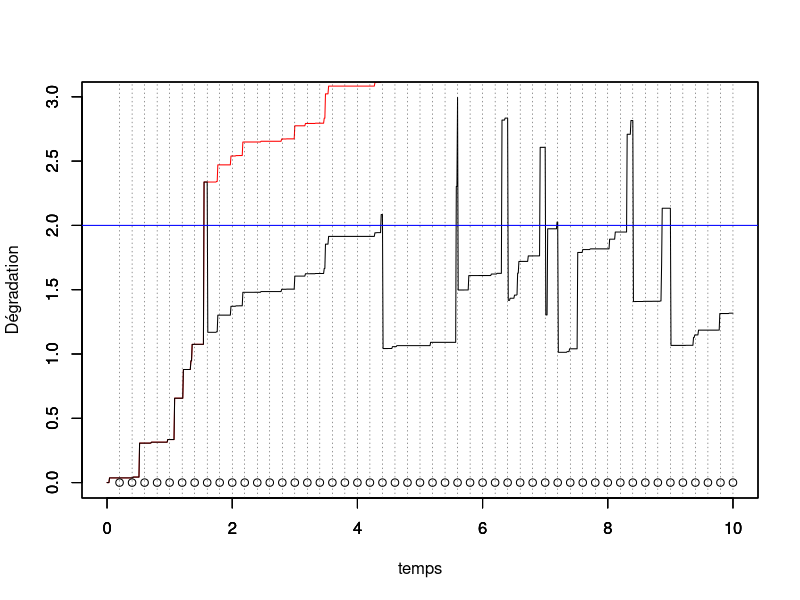
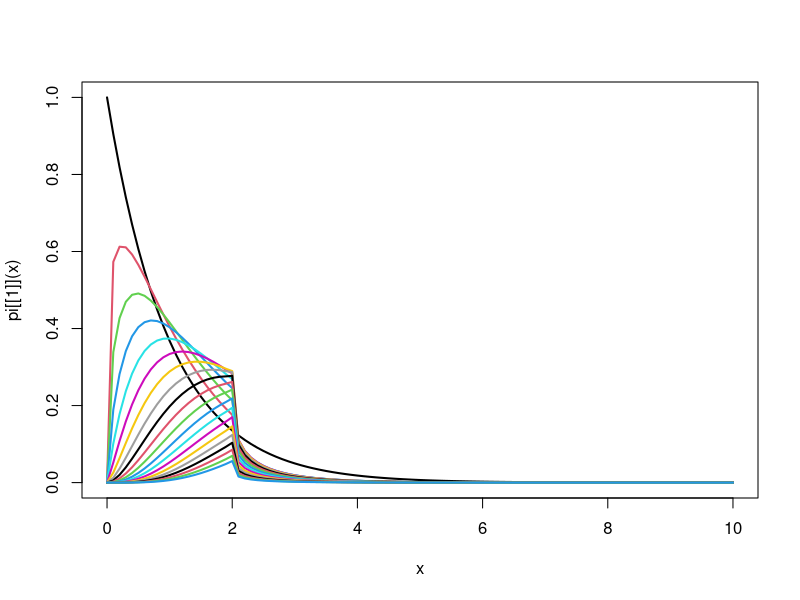

Reproduce these figures in R, in order.
#### Programme de simulation lorsqu'on observe uniquement la dégradation juste avant l'inspection


rm(list=ls())
library(ggplot2)
library(tidyverse)
tau = 0.2 # intervalle inter-inspection
rho = 0.5 # parametre ARDinf
L=2 # seuil pour MP
M=4 # seuil pout MC
tps.final <-10 # fenêtre d'observation du processus

id.newcycle <- FALSE # Initialisation du nb de cycle de renouvellement

set.seed(123)
# Simulation d'un processus gamma jusqu'au temps final
pas = 0.01 # pas de temps pour simuler le processus

alpha = 1.2 # paramètre de forme de Gamma a = alpha (t)^beta
beta = 1 # paramètre de forme  de Gamma
b=1   # paramètre d'échelle du Gamma
temps = seq(from = 0,to = tps.final,by = pas)

n=length(temps)

nb.inspections<- floor(tps.final/tau) # nombre d'inspections max pendant la fenêtre d'observation.

obs<-numeric(nb.inspections) # données observées (pendant les inspections, à t_j^-)

j<-1 # indicateur prochaine inspection
j.newcycle <- 0 # identifier le j où nouveau cycle
nb.cycles <- 1 # compteur de cycles

x=matrix(nrow=nb.inspections,ncol = n) # processus Gamma simulé, nb.lignes = nb.cycles
x[nb.cycles,1] = 0     # initialisation du processus Gamma = 0 à t=0
for(i in 2:n){
  x[nb.cycles,i] = x[nb.cycles,i-1] + rgamma(1,scale = b, shape = alpha*(temps[i]^beta-temps[i-1]^beta))
}
y=numeric(n) # processus Gamma maintenu
y.tilde=numeric(n) # processus Gamma maintenu

y[1]<-0
y.tilde[1]<-0

while (j<=nb.inspections) {
  # boucle sur un cycle de renouvellement
  if (id.newcycle){
    # on resimule un x depuis 0
    x[nb.cycles,1] = 0     # initialisation du processus Gamma = 0 à t=0
    for(i in 2:n){
      x[nb.cycles,i] = x[nb.cycles,i-1] + rgamma(1,scale = b, shape = alpha*(temps[i]^beta-temps[i-1]^beta))
    }
    id.newcycle <- FALSE
  }
  
  y.tilde[((j-1)*tau/pas+2):(j*(tau/pas)+1)]<-y[((j-1)*tau/pas+2):(j*(tau/pas)+1)]<-y[(j-1)*tau/pas+1]+ x[nb.cycles,((j-j.newcycle-1)*tau/pas+2):((j-j.newcycle)*(tau/pas)+1)]- x[nb.cycles,(j-j.newcycle-1)*tau/pas+1]

  obs[j]<-y[j*tau/pas+1] # état dégradation à l'inspection (t_j^-)
  
  if (obs[j] < L) {
    print("no action")
  } else {
    if (obs[j]<M) {
      y[j*tau/pas+1]<-(1-rho)*y[j*tau/pas+1] # on écrase (ARD infini)
    } else {
      y[j*tau/pas+1]<-0
      id.newcycle <- TRUE
      j.newcycle <- j
      nb.cycles <- nb.cycles+1
    }
  }
  j<-j+1
}


#df <- data.frame(temps,x,y)
#mygraph <- ggplot(df,aes(x = temps)) +  
#  geom_line(aes(y = y), color = "darkred") +
#  geom_line(aes(y = x), color="steelblue", linetype="twodash") +
#  geom_abline(slope = 0,intercept = L,color="blue") +
#  geom_abline(slope = 0,intercept = M,color="red")


temps.cycle<-c(0,tau*which(obs>M),tps.final)
indice.temps.cycle <- c(1,tau/pas*(which(obs>M))+1,length(temps))


for (k in 1:nb.cycles){
  plot(temps[indice.temps.cycle[k]:indice.temps.cycle[k+1]],x[k,1:(indice.temps.cycle[k+1]-indice.temps.cycle[k]+1)],col="red",type="l",ylim = c(0,max(y.tilde)),xlim = c(0,tps.final),xlab="",ylab="")
  par(new=T)
}

plot(temps,y.tilde,type="l",ylim=c(0,max(y.tilde)),xlim = c(0,tps.final),ylab="",xlab="")


par(new=T)
plot(tau*(1:nb.inspections),numeric(length = nb.inspections),ylim=c(0,max(y.tilde)),type="p",xlim = c(0,tps.final),xlab = "temps",ylab="Dégradation")
abline(h=L,col="blue")
abline(h=M,col="red")
abline(v=tau*(1:nb.inspections), lty =3, col = grey(0.1), lwd = 0.45)

#abline(v = tau*(1:nb.inspection))


#####################################
# Calcul de la loi stationnaire
#####################################

# se donner une grille pour les abscisses

K<- 20 # nb itérations de l'algo de point fixe
grid_abs <- seq(0.01,10,0.01)
nb_abs <- length(grid_abs)
w<-matrix(nrow = K,ncol = nb_abs )

pi<-list()
pi[[1]]<-function(x) dexp(x)


curve(pi[[1]](x), from = 0, to = max(grid_abs), lwd = 2)

for(k in 2:K){
  for (j in 1:nb_abs){
    abs <- grid_abs[j]
    fn_aux1 <- function(x) {
      res <- pi[[k-1]](x)*dgamma(abs-x,scale = b,shape=alpha*tau^beta)
      return(res)
    }
    fn_aux2 <- function(x) {
      res <- pi[[k-1]](x)*dgamma(abs-(1-rho)*x,scale=b,shape=alpha*tau^beta)
      return(res)
    }
    fn_aux3 <- function(x) {
      res <- pi[[k-1]](x)
      return(res)
    }
    w[k,j] <- integrate(f = fn_aux1, lower = 0, upper = min(L,abs))$value 
    + ifelse(min(abs/(1-rho),L)==min(abs/(1-rho),M),0,integrate(f = fn_aux2, lower = min(abs/(1-rho),L), upper = min(abs/(1-rho),M))$value)
    + integrate(f = fn_aux3, lower = M, upper = Inf)$value * dgamma(abs,scale=b,shape=alpha*tau^beta)
  }
  aux <- w[k,]
  fn_w <- function(x) {
    res <- splinefun(x = grid_abs, y = aux)(x)*((0 < x) & (x<=max(grid_abs)))
    return(res)
  }
  pi[[k]] <- fn_w
  curve(pi[[k]](x), from = 0, to = max(grid_abs), lwd = 2, add = TRUE, col = k)
  print(paste("L'intégrale de la", k,"-ième fonction vaut",integrate(fn_w,0,Inf)$value,sep=" "))
}
